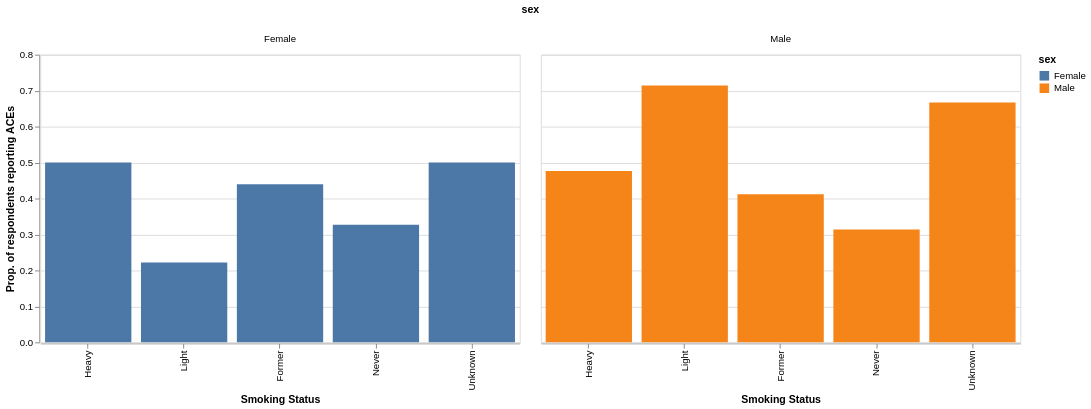

Here is the notebook cell this chart was saved with:
### Markdown cell above
**Solution:**

### Code cell
ace_smoking_sex = brfss_clean.groupby(
    ['smoking', 'sex']
)['adverse_conditions'].mean()


plot_df2 = ace_smoking_sex.reset_index()


smoker_order = pd.CategoricalDtype(list(smoker_codes.values()), ordered=True)
plot_df2['smoking'] = plot_df2['smoking'].astype(smoker_order)


alt.Chart(plot_df2).mark_bar().encode(
    x=alt.X('smoking',
            sort=list(smoker_codes.values()),
            title='Smoking Status'),
    y=alt.Y('adverse_conditions',
            title='Prop. of respondents reporting ACEs'),
    color='sex',
    column='sex'
).properties(
    width=500,
    height=300
)

### Figure 1 — Vega-Lite specification as saved in the notebook (floating-point values rounded to 4 significant figures)
{"config": {"view": {"continuousWidth": 300, "continuousHeight": 300}}, "data": {"name": "data-528d64f4b225b1ee6e2826a03a917825"}, "mark": {"type": "bar"}, "encoding": {"color": {"field": "sex", "type": "nominal"}, "column": {"field": "sex", "type": "nominal"}, "x": {"field": "smoking", "sort": ["Heavy", "Light", "Former", "Never", "Unknown"], "title": "Smoking Status", "type": "ordinal"}, "y": {"field": "adverse_conditions", "title": "Prop. of respondents reporting ACEs", "type": "quantitative"}}, "height": 300, "width": 500, "$schema": "https://vega.github.io/schema/vega-lite/v6.1.0.json", "datasets": {"data-528d64f4b225b1ee6e2826a03a917825": [{"smoking": "Former", "sex": "Female", "adverse_conditions": 0.44}, {"smoking": "Former", "sex": "Male", "adverse_conditions": 0.4118}, {"smoking": "Heavy", "sex": "Female", "adverse_conditions": 0.5}, {"smoking": "Heavy", "sex": "Male", "adverse_conditions": 0.4762}, {"smoking": "Light", "sex": "Female", "adverse_conditions": 0.2222}, {"smoking": "Light", "sex": "Male", "adverse_conditions": 0.7143}, {"smoking": "Never", "sex": "Female", "adverse_conditions": 0.3271}, {"smoking": "Never", "sex": "Male", "adverse_conditions": 0.3141}, {"smoking": "Unknown", "sex": "Female", "adverse_conditions": 0.5}, {"smoking": "Unknown", "sex": "Male", "adverse_conditions": 0.6667}]}}
